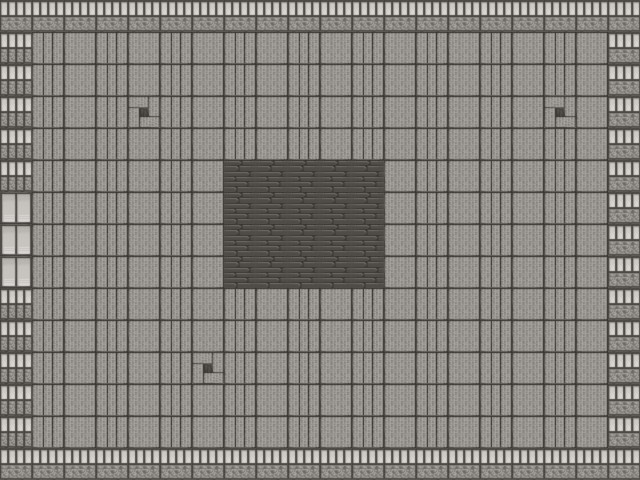

A 2D game scene composited from a Tiled map and its tileset images. What follows is a short description and the map's XML, with every tile layer's data as written:
An orthogonal 20x15 tile map with 32x32 px tiles, 1 tile layer (background).

<map version="1.10" tiledversion="1.10.1" orientation="orthogonal" renderorder="right-down" width="20" height="15" tilewidth="32" tileheight="32" infinite="0" nextlayerid="2" nextobjectid="1">
 <tileset firstgid="1" name="monoJPWallset" tilewidth="32" tileheight="32" tilecount="32" columns="8">
  <image source="monoJPWallset.png" trans="000000" width="256" height="128" />
  <tile id="24" probability="0.05" />
 </tileset>
 <layer id="1" name="background" width="20" height="15">
  <data encoding="csv">
8,8,8,8,8,8,8,8,8,8,8,8,8,8,8,8,8,8,8,8,
7,26,27,26,27,26,27,26,27,26,27,26,27,26,27,26,27,26,27,8,
7,26,27,26,27,26,27,26,27,26,27,26,27,26,27,26,27,26,27,8,
7,26,27,26,25,26,27,26,27,26,27,26,27,26,27,26,27,25,27,8,
7,26,27,26,27,26,27,26,27,26,27,26,27,26,27,26,27,26,27,8,
7,26,27,26,27,26,27,2684354588,2684354588,2684354588,2684354588,2684354588,27,26,27,26,27,26,27,8,
31,26,27,26,27,26,27,2684354588,2684354588,2684354588,2684354588,2684354588,27,26,27,26,27,26,27,8,
31,26,27,26,27,26,27,2684354588,2684354588,2684354588,2684354588,2684354588,27,26,27,26,27,26,27,8,
31,26,27,26,27,26,27,2684354588,2684354588,2684354588,2684354588,2684354588,27,26,27,26,27,26,27,8,
7,26,27,26,27,26,27,26,27,26,27,26,27,26,27,26,27,26,27,8,
7,26,27,26,27,26,27,26,27,26,27,26,27,26,27,26,27,26,27,8,
7,26,27,26,27,26,25,26,27,26,27,26,27,26,27,26,27,26,27,8,
7,26,27,26,27,26,27,26,27,26,27,26,27,26,27,26,27,26,27,8,
7,26,27,26,27,26,27,26,27,26,27,26,27,26,27,26,27,26,27,8,
8,8,8,8,8,8,8,8,8,8,8,8,8,8,8,8,8,8,8,8
</data>
 </layer>
</map>